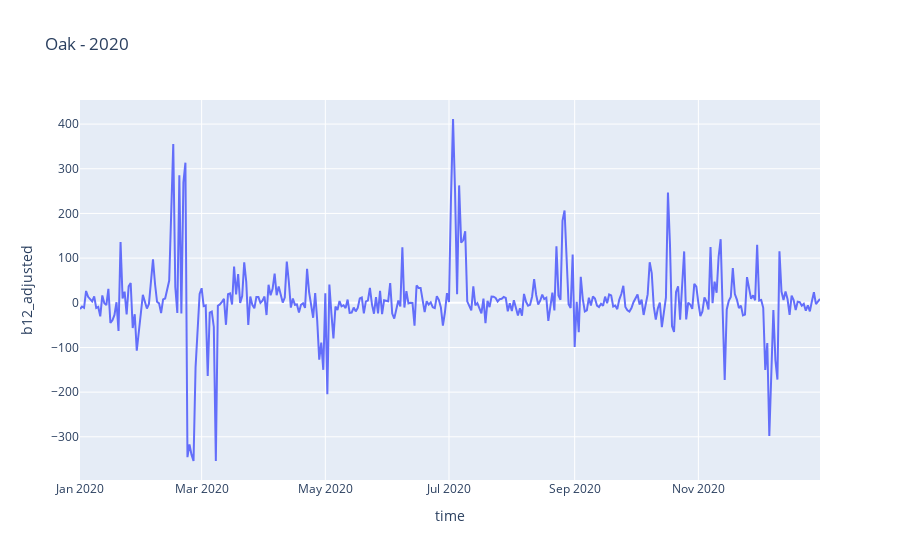

The notebook cell this image was saved under:
### Code cell
px.line(df_trees_stationary, x="time", y="b12_adjusted", title="Oak - 2020")

### Figure 1 — Plotly figure (JSON) as saved in the notebook; plotly's stock layout.template omitted (floating-point values rounded to 4 significant figures; data arrays with more than 128 entries replaced by an {"elided": "..."} marker saying what was removed)
{"data": [{"hovertemplate": "time=%{x}<br>b12_adjusted=%{y}<extra></extra>", "legendgroup": "", "line": {"color": "#636efa", "dash": "solid"}, "marker": {"symbol": "circle"}, "mode": "lines", "name": "", "orientation": "v", "showlegend": false, "type": "scatter", "x": {"elided": "360 str values"}, "xaxis": "x", "y": {"elided": "360 float values"}, "yaxis": "y"}], "layout": {"legend": {"tracegroupgap": 0}, "title": {"text": "Oak - 2020"}, "xaxis": {"anchor": "y", "domain": [0, 1], "title": {"text": "time"}}, "yaxis": {"anchor": "x", "domain": [0, 1], "title": {"text": "b12_adjusted"}}}}
